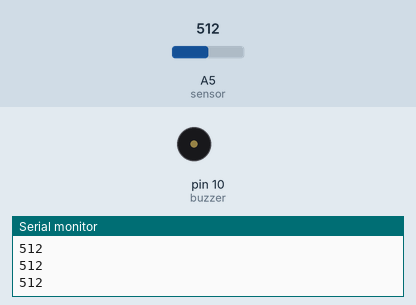
Simulated run of this sketch. Board: Arduino Uno, built with avr-gcc and run on an emulated ATmega328P. Parts: buzzer (waves = sounding), the last lines printed to the serial monitor. Inputs (shaded band) come from the test bench; at power-on: A5 (sensor) = 512.

Above: at 1.2 s.
1.3 s: A5 (sensor) set to 616
2.8 s: A5 (sensor) set to 634
At 3.5 s:
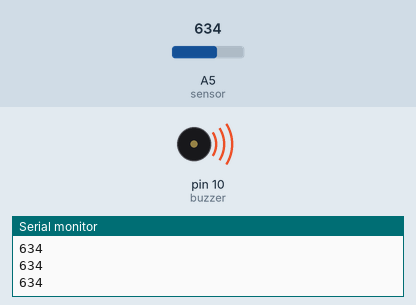
Timing chart, 0 to 5.8 s (numbered marks = the images above; inputs shaded):
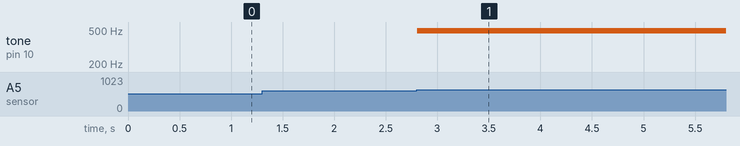

Measured:
- the behaviour switches between 625 and 626 on A5 (sensor) (found by bisection; images 0 and 1)
- after the input at 2.8 s, tone on pin 10 (buzzer): silent → 490 Hz at once

The sketch:

first_circuit_code.ino
```cpp
int buzzer = 10;
int sensor = A5;

void setup() {

  pinMode (buzzer, OUTPUT);
  pinMode (sensor, INPUT);
  Serial.begin(9600);
}

void loop() {

  Serial.println(analogRead(sensor));
  if (analogRead(sensor) > 625 ) {
    analogWrite (buzzer, 60);
  } else {
    analogWrite (buzzer, 0);
  }
  /*
  analogWrite (buzzer, 60) ;// send voice
  delay (1000) ;// Delay 1ms
  analogWrite (buzzer, 120) ;// send voice
  delay (1000) ;// Delay 1ms
  analogWrite (buzzer, 0) ;// do not send voice
  delay (1000) ;// delay ms
  */
}
```
